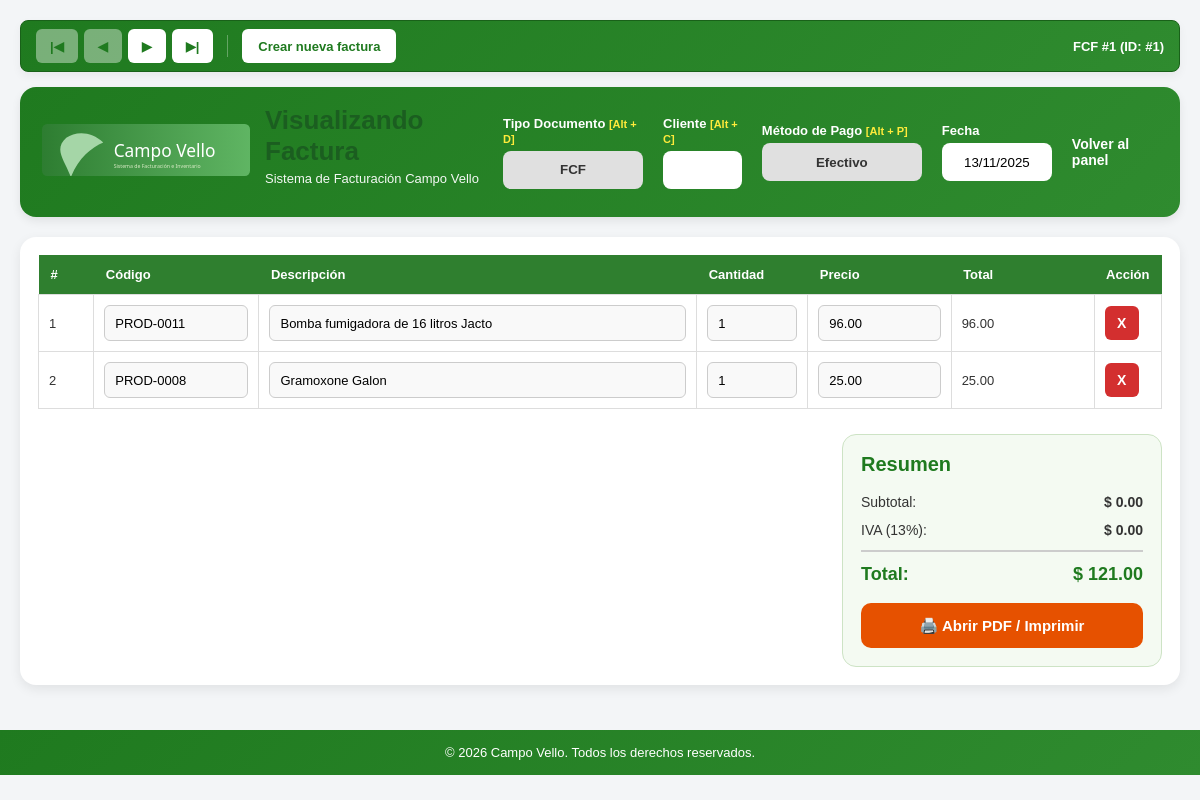
Screenshot of /cajero/nueva_factura.php?id=1 (signed in) with the database file from the repository.
### tables this page shows
CREATE TABLE `facturas` (
  `id` int(11) NOT NULL,
  `user_id` int(11) DEFAULT NULL,
  `client_id` int(11) DEFAULT NULL,
  `tipo_documento` enum('FCF','CCF') NOT NULL DEFAULT 'FCF',
  `num_documento` int(11) NOT NULL DEFAULT 1,
  `metodo_pago` varchar(20) NOT NULL DEFAULT 'Efectivo',
  `subtotal` decimal(12,2) DEFAULT 0.00,
  `iva_amount` decimal(12,2) DEFAULT 0.00,
  `total` decimal(12,2) DEFAULT NULL,
  `created_at` timestamp NOT NULL DEFAULT current_timestamp()
);

CREATE TABLE `invoice_items` (
  `id` int(11) NOT NULL,
  `invoice_id` int(11) DEFAULT NULL,
  `product_id` int(11) DEFAULT NULL,
  `quantity` int(11) DEFAULT NULL,
  `price` decimal(10,2) DEFAULT NULL
);

CREATE TABLE `productos` (
  `id` int(11) NOT NULL,
  `codigo` varchar(50) DEFAULT NULL,
  `name` varchar(150) DEFAULT NULL,
  `category_id` int(11) DEFAULT NULL,
  `location` varchar(120) DEFAULT NULL,
  `price` decimal(10,2) DEFAULT NULL,
  `stock` int(11) DEFAULT 0
);

### cajero/nueva_factura.php (the view, shortened to what this page needs)
<?php
$pdo = getPDO();
$factura_id_actual = isset($_GET['id']) ? intval($_GET['id']) : null;
$factura_guardada = null;
$detalles_guardados = [];
$id_primero  = $pdo->query("SELECT MIN(id) FROM facturas")->fetchColumn();
$id_ultimo   = $pdo->query("SELECT MAX(id) FROM facturas")->fetchColumn();
$id_anterior = null;
$id_siguiente = null;
if ($factura_id_actual) {
    $stmt = $pdo->prepare("
        SELECT f.*, c.name AS cliente_nombre
        FROM facturas f
        LEFT JOIN clientes c ON f.client_id = c.id
        WHERE f.id = ?
    ");
    $stmt->execute([$factura_id_actual]);
    $factura_guardada = $stmt->fetch();
    if ($factura_guardada) {
        $stmtDet = $pdo->prepare("
            SELECT i.*, p.name AS producto_nombre, p.codigo AS producto_codigo
            FROM invoice_items i
            LEFT JOIN productos p ON i.product_id = p.id
            WHERE i.invoice_id = ?
        ");
        $stmtDet->execute([$factura_id_actual]);
        $detalles_guardados = $stmtDet->fetchAll();
        $id_anterior  = $pdo->query("SELECT MAX(id) FROM facturas WHERE id < $factura_id_actual")->fetchColumn();
        $id_siguiente = $pdo->query("SELECT MIN(id) FROM facturas WHERE id > $factura_id_actual")->fetchColumn();
    }
} else {
    $id_anterior = $id_ultimo;
    $id_siguiente = null;
}
$ultimo_fcf = $pdo->query("SELECT MAX(num_documento) FROM facturas WHERE tipo_documento = 'FCF'")->fetchColumn();
$prox_fcf = $ultimo_fcf ? (intval($ultimo_fcf) + 1) : 1;
$fecha_actual = $factura_guardada ? date('d/m/Y', strtotime($factura_guardada['created_at'])) : date('d/m/Y');
?>
<!DOCTYPE html>
<html lang="es">
<head>
    <link rel="stylesheet" href="../assets/css/style.css">
</head>
<body>
<div class="contenedor">
    <div class="barra-sap">
        <a tabindex="-1" href="nueva_factura.php?id=<?= $id_primero ?>" class="btn-sap <?= ($factura_id_actual == $id_primero || !$id_primero) ? 'disabled' : '' ?>">|◀</a>
        <a tabindex="-1" href="nueva_factura.php?id=<?= $id_anterior ?>" class="btn-sap <?= !$id_anterior ? 'disabled' : '' ?>">◀</a>
        <a tabindex="-1" href="nueva_factura.php?id=<?= $id_siguiente ?>" class="btn-sap <?= !$id_siguiente ? 'disabled' : '' ?>">▶</a>
        <a tabindex="-1" href="nueva_factura.php?id=<?= $id_ultimo ?>" class="btn-sap <?= ($factura_id_actual == $id_ultimo || !$id_ultimo || !$factura_id_actual) ? 'disabled' : '' ?>">▶|</a>
        <a tabindex="-1" href="nueva_factura.php" class="btn-crear-sap">Crear nueva factura</a>
        <span style="margin-left:auto; font-size:13px; font-weight:bold; color:#ffffff;" id="lblCorrelativoSap">
            <?php if ($factura_guardada): ?>
                <?= htmlspecialchars($factura_guardada['tipo_documento'] ?? 'FCF') ?> #<?= htmlspecialchars($factura_guardada['num_documento'] ?? '1') ?> (ID: #<?= $factura_id_actual ?>)
            <?php else: ?>
                Próximo Documento: FCF #<?= $prox_fcf ?>
            <?php endif; ?>
        </span>
    </div>
    <div class="header-factura">
        <div class="header-izquierda">
            <div class="logo-box">
                <img src="../assets/img/logo.svg" alt="Logo">
            </div>
            <div class="titulo">
                <h1><?= $factura_guardada ? 'Visualizando Factura' : 'Nueva Factura' ?></h1>
                <p>Sistema de Facturación Campo Vello</p>
            </div>
        </div>
        <div class="header-derecha">
            <div class="campo-header">
                <label>Tipo Documento <span style="color: #ffeb3b; font-size: 11px;">[Alt + D]</span></label>
                <?php if ($factura_guardada): ?>
                    <input type="text" value="<?= htmlspecialchars($factura_guardada['tipo_documento'] ?? 'FCF') ?>" readonly style="width: 140px; height: 38px; border-radius: 8px; text-align: center; font-weight: bold; border: none; background: #e0e0e0; color: #333;">
                <?php endif; ?>
            </div>
            <div class="campo-header">
                <label>Cliente <span style="color: #ffeb3b; font-size: 11px;">[Alt + C]</span></label>
                <button type="button" class="btn-clientes" id="btnDisparadorClientes" onclick="abrirModalClientes()" <?= $factura_guardada ? 'disabled' : '' ?>>
                </button>
            </div>
            <div class="campo-header">
                <label>Método de Pago <span style="color: #ffeb3b; font-size: 11px;">[Alt + P]</span></label>
                <?php if ($factura_guardada): ?>
                    <input type="text" value="<?= htmlspecialchars($factura_guardada['metodo_pago'] ?? 'Efectivo') ?>" readonly style="width: 160px; height: 38px; border-radius: 8px; text-align: center; font-weight: bold; border: none; background: #e0e0e0; color: #333;">
                <?php endif; ?>
            </div>
            <div class="campo-header">
                <label>Fecha</label>
                <input type="text" value="<?= $fecha_actual ?>" readonly style="width: 110px; height: 38px; border-radius:8px; border:none; text-align:center;">
            </div>
            <a tabindex="-1" href="ventas.php" class="volver-panel">Volver al panel</a>
        </div>
    </div>
    <div class="card">
        <form method="POST" action="nueva_factura.php" id="formFactura">
            <table id="tablaFactura">
                <thead>
                    <tr>
                        <th width="5%">#</th>
                        <th width="15%">Código</th>
                        <th width="40%">Descripción</th>
                        <th width="10%">Cantidad</th>
                        <th width="13%">Precio</th>
                        <th width="13%">Total</th>
                        <th width="4%">Acción</th>
                    </tr>
                </thead>
                <tbody id="bodyFactura">
                    <?php if ($factura_guardada): ?>
                        <?php foreach ($detalles_guardados as $index => $item): ?>
                            <tr>
                                <td><?= $index + 1 ?></td>
                                <td>
                                    <input type="text" class="codigo-input" name="codigo[]" value="<?= htmlspecialchars($item['producto_codigo'] ?? $item['product_id']) ?>" readonly>
                                </td>
                                <td><input type="text" class="descripcion-input" name="descripcion[]" value="<?= htmlspecialchars($item['producto_nombre'] ?? '') ?>" readonly></td>
                                <td><input type="number" class="cantidades-input" name="cantidad[]" value="<?= $item['quantity'] ?>" readonly></td>
                                <td><input type="text" class="precio-input" name="precio[]" value="<?= $item['price'] ?>" readonly></td>
                                <td class="total-fila"><?= number_format($item['quantity'] * $item['price'], 2) ?></td>
                                <td><button type="button" class="btn-eliminar" disabled>X</button></td>
                            </tr>
                        <?php endforeach; ?>
                    <?php endif; ?>
                </tbody>
            </table>
            <div class="footer-factura">
                <div class="resumen">
                    <h2>Resumen</h2>
                    <div class="linea-resumen">
                        <span>Subtotal:</span>
                        <strong>$ <span id="subtotal"><?= $factura_guardada ? number_format($factura_guardada['subtotal'], 2) : '0.00' ?></span></strong>
                    </div>
                    <div class="linea-resumen">
                        <span>IVA (13%):</span>
                        <strong>$ <span id="iva"><?= $factura_guardada ? number_format($factura_guardada['iva_amount'], 2) : '0.00' ?></span></strong>
                    </div>
                    <div class="linea-resumen total-final">
                        <span>Total:</span>
                        <strong>$ <span id="total"><?= $factura_guardada ? number_format($factura_guardada['total'], 2) : '0.00' ?></span></strong>
                    </div>
                    <?php if (!$factura_guardada): ?>
                        <button type="submit" class="btn-guardar" id="btnGuardarFactura">Guardar Factura</button>
                    <?php else: ?>
                        <a href="generar_pdf.php?id=<?= $factura_id_actual ?>" target="_blank" class="btn-imprimir-pdf">🖨️ Abrir PDF / Imprimir</a>
                    <?php endif; ?>
                </div>
            </div>
        </form>
    </div>
</div>
<footer>
    © <?= date('Y') ?> Campo Vello. Todos los derechos reservados.
</footer>
</body>
</html>

### assets/css/style.css (style rules this page uses)
body { font-family: Segoe UI, Tahoma, sans-serif; background: linear-gradient(180deg, #eef8f0, #ffffff); margin: 0; color: #1b3b18; }
h1, h2 { color: #1b5e20; margin: 0 0 12px 0; }
input, select, textarea { padding: 8px; border-radius: 6px; border: 1px solid #ced4da; width: 100%; box-sizing: border-box; }

### cajero/nueva_factura.php (style rules this page uses)
* { box-sizing:border-box; }
body { margin:0; background:#f3f5f7; font-family:Arial, Helvetica, sans-serif; color:#333; }
.contenedor { padding:20px; }
.barra-sap { background: linear-gradient(135deg, #1f7a1f, #2f8b2f); border: 1px solid #196119; padding: 8px 15px; display: flex; align-items: center; gap: 6px; margin-bottom: 15px; border-radius: 8px; box-shadow: 0 4px 10px rgba(0,0,0,0.05); }
.btn-sap { background: #ffffff; border: none; border-radius: 6px; padding: 6px 14px; cursor: pointer; font-weight: bold; font-size: 13px; color: #1f7a1f; text-decoration: none; display: inline-flex; align-items: center; justify-content: center; transition: background 0.2s, opacity 0.2s; height: 34px; outline: none; }
.btn-sap.disabled { opacity: 0.4; cursor: not-allowed; pointer-events: none; }
.btn-crear-sap { background: #ffffff; color: #1f7a1f; border: none; font-weight: bold; border-radius: 6px; padding: 6px 16px; font-size: 13px; text-decoration: none; display: inline-flex; align-items: center; height: 34px; transition: background 0.2s, transform 0.1s; outline: none; }
.header-factura { background:linear-gradient(135deg,#1f7a1f,#2f8b2f); color:white; border-radius:16px; padding:18px 22px; display:flex; justify-content:space-between; align-items:center; margin-bottom:20px; box-shadow:0 4px 10px rgba(0,0,0,0.08); }
.header-izquierda { display:flex; align-items:center; gap:15px; }
.logo-box img { height:52px; }
.titulo h1 { margin:0; font-size:26px; font-weight:bold; }
.titulo p { margin-top:4px; font-size:13px; opacity:0.95; }
.header-derecha { display:flex; align-items:center; gap:20px; }
.volver-panel { color:white; text-decoration:none; font-size:14px; font-weight:600; }
.campo-header { display:flex; flex-direction:column; }
.campo-header label { font-size:13px; font-weight:bold; margin-bottom:5px; }
.btn-clientes { height:38px; border:none; border-radius:8px; padding:0 16px; background:white; color:#1f7a1f; font-weight:bold; cursor:pointer; font-size:13px; outline: none; }
.card { background:white; border-radius:16px; padding:18px; box-shadow:0 4px 12px rgba(0,0,0,0.08); }
table { width:100%; border-collapse:collapse; }
thead { background:#2f7f2f; color:white; }
thead th { padding:12px; text-align:left; font-size:13px; }
tbody td { border:1px solid #ddd; padding:10px; font-size:13px; background:white; }
.codigo-input, .descripcion-input, .cantidades-input, .precio-input { width:100%; height:36px; border:1px solid #ccc; border-radius:6px; padding:6px 10px; font-size:13px; outline:none; background: #f9f9f9; }
.btn-eliminar { width:34px; height:34px; border:none; border-radius:6px; background:#d32f2f; color:white; cursor:pointer; font-size:14px; font-weight:bold; }
.footer-factura { margin-top:25px; display:flex; justify-content:flex-end; }
.resumen { width:320px; background:#f4faf2; border:1px solid #cde3c5; border-radius:14px; padding:18px; }
.resumen h2 { margin-top:0; margin-bottom:18px; color:#1f7a1f; font-size:20px; }
.linea-resumen { display:flex; justify-content:space-between; margin-bottom:12px; font-size:14px; }
.total-final { border-top:2px solid #ccc; padding-top:12px; margin-top:12px; font-size:18px; font-weight:bold; color:#1f7a1f; }
.btn-imprimir-pdf { display: flex; align-items: center; justify-content: center; gap: 8px; width:100%; margin-top:18px; height:45px; border:none; border-radius:10px; background:#e65100; color:white; font-size:15px; font-weight:bold; text-decoration: none; }
footer { margin-top:25px; background:linear-gradient(135deg,#1f7a1f,#2f8b2f); color:white; text-align:center; padding:15px; font-size:13px; }

### rows the page displays
facturas: tipo_documento "FCF", num_documento "1", metodo_pago "Efectivo", created_at "13/11/2025", subtotal "0.00", iva_amount "0.00", total "121.00"
invoice_items: product.codigo "PROD-0011", product.name "Bomba fumigadora de 16 litros Jacto", quantity "1", price "96.00", $item['quantity']*$item['price'] "96.00"
invoice_items: product.codigo "PROD-0008", product.name "Gramoxone Galon", quantity "1", price "25.00", $item['quantity']*$item['price'] "25.00"

### other values shown
$factura_id_actual "1"
